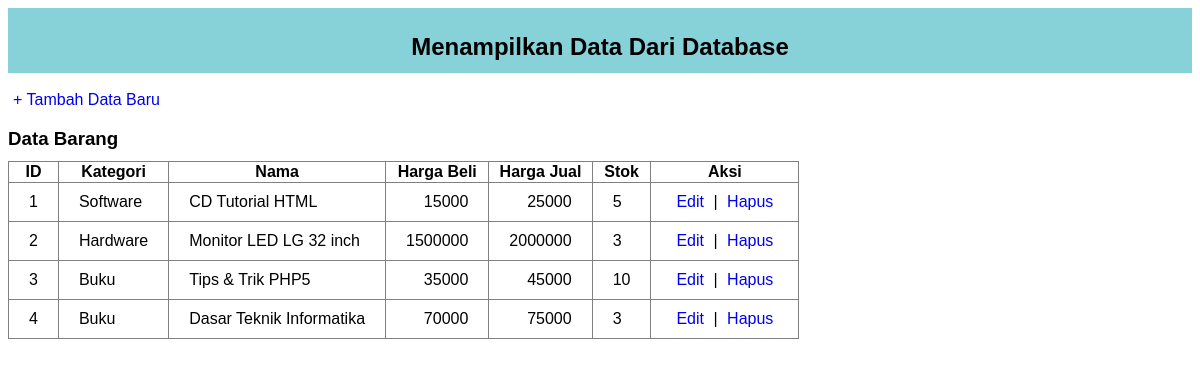
The app's page /barang/index.php with its own data.
### tables this page shows
CREATE TABLE `barang` (
  `id` int(10) NOT NULL,
  `kategori` varchar(20) NOT NULL,
  `nama` varchar(50) NOT NULL,
  `hrg_beli` bigint(20) NOT NULL,
  `hrg_jual` bigint(20) NOT NULL,
  `stok` int(4) NOT NULL
);

### barang/index.php (the view, shortened to what this page needs)
<!DOCTYPE html>
<html>
    <head>
        <link rel="stylesheet" type="text/css" href="style.css">
    </head>
    <body>
        <div class="judul">
            <h2>Menampilkan Data Dari Database</h2>
        </div>
        <br/>
        <a class="tombol" href="input.php">+ Tambah Data Baru</a>
        <h3>Data Barang</h3>
        <table border="1" class="table">
            <tr>
                <th>ID</th>
                <th>Kategori</th>
                <th>Nama</th>
                <th>Harga Beli</th>
                <th>Harga Jual</th>
                <th>Stok</th>
                <th>Aksi</th>
            </tr>
            <?php
            $brg = mysql_query("SELECT * FROM barang")or die(mysql_error());
            $nomor = 1;
            while($data = mysql_fetch_array($brg)){
            ?>
            <tr>
                <td><?php echo $nomor++; ?></td>
                <td><?php echo $data['kategori']; ?></td>
                <td><?php echo $data['nama']; ?></td>
                <td align="right"><?php echo $data['hrg_beli']; ?></td>
                <td align="right"><?php echo $data['hrg_jual']; ?></td>
                <td><?php echo $data['stok']; ?></td>
                <td>
                    <a class="edit" href="edit.php?id=<?php echo $data['id']; ?>">Edit</a> |
                    <a class="hapus" href="hapus.php?id=<?php echo $data['id']; ?>">Hapus</a>
                </td>
            </tr>
            <?php } ?>
        </table>
    </body>
</html>

### barang/style.css (style rules this page uses)
body { font-family: 'Arial'; color: #000; }
.judul { background: #87D1D8; padding: 5px; text-align: center; }
.judul h1,h2,h3 { height: 15px; }
a { padding: 5px; text-decoration: none; }
.table { border-collapse: collapse; }
table.table th th, table.table tr td { padding: 10px 20px; }

### records on screen
barang: kategori "Software", nama "CD Tutorial HTML", hrg_beli "15000", hrg_jual "25000", stok "5"
barang: kategori "Hardware", nama "Monitor LED LG 32 inch", hrg_beli "1500000", hrg_jual "2000000", stok "3"
barang: kategori "Buku", nama "Tips & Trik PHP5", hrg_beli "35000", hrg_jual "45000", stok "10"
barang: kategori "Buku", nama "Dasar Teknik Informatika", hrg_beli "70000", hrg_jual "75000", stok "3"
